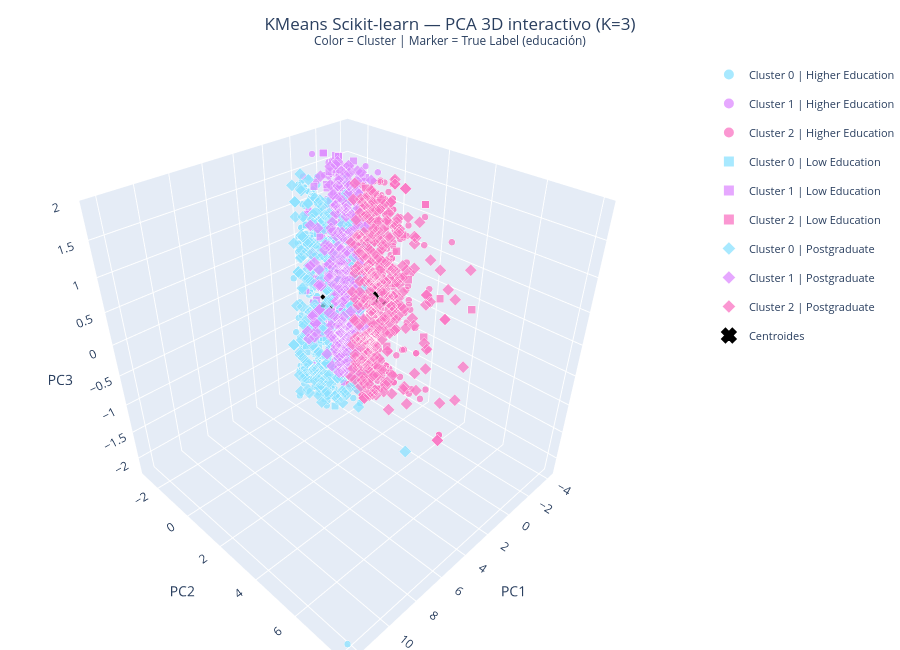

This figure's notebook cell:
### Markdown cell above
A continuación se muestra la visualización para 3D del modelo de `scikit-learn`:

### Code cell
fig = go.Figure()

for tl_name, symbol in plotly_symbols.items():
    tl_mask = true_label_names == tl_name
    for cluster_id in range(K_opt):
        cl_mask = labels_sk == cluster_id
        mask = tl_mask & cl_mask
        if mask.sum() == 0:
            continue
        fig.add_trace(go.Scatter3d(
            x=X_pca_3d[mask, 0],
            y=X_pca_3d[mask, 1],
            z=X_pca_3d[mask, 2],
            mode='markers',
            marker=dict(
                size=4,
                color=cluster_colors_plotly[cluster_id],
                symbol=symbol,
                opacity=0.75,
                line=dict(width=0.3, color='white')
            ),
            name=f'Cluster {cluster_id} | {tl_name}',
            legendgroup=f'{cluster_id}_{tl_name}'
        ))

# Centroides
centroids_sk_3d = pca_3d.transform(kmeans_sk.cluster_centers_)
fig.add_trace(go.Scatter3d(
    x=centroids_sk_3d[:, 0],
    y=centroids_sk_3d[:, 1],
    z=centroids_sk_3d[:, 2],
    mode='markers',
    marker=dict(size=5, color='black', symbol='x', line=dict(width=2, color='black')),
    name='Centroides'
))

fig.update_layout(
    title=dict(text=f'KMeans Scikit-learn — PCA 3D interactivo (K={K_opt})<br>'
                    '<sup>Color = Cluster | Marker = True Label (educación)</sup>',
               x=0.5),
    scene=dict(
        xaxis_title='PC1',
        yaxis_title='PC2',
        zaxis_title='PC3'
    ),
    legend=dict(itemsizing='constant', font=dict(size=11)),
    margin=dict(l=0, r=0, b=0, t=60),
    height=650
)

fig.show()

### Figure 1 — Plotly figure (JSON) as saved in the notebook; plotly's stock layout.template omitted (floating-point values rounded to 4 significant figures; data arrays with more than 128 entries replaced by an {"elided": "..."} marker saying what was removed)
{"data": [{"legendgroup": "0_Higher Education", "marker": {"color": "#8ce2ff", "line": {"color": "white", "width": 0.3}, "opacity": 0.75, "size": 4, "symbol": "circle"}, "mode": "markers", "name": "Cluster 0 | Higher Education", "type": "scatter3d", "x": {"elided": "363 float values"}, "y": {"elided": "363 float values"}, "z": {"elided": "363 float values"}}, {"legendgroup": "1_Higher Education", "marker": {"color": "#de8cff", "line": {"color": "white", "width": 0.3}, "opacity": 0.75, "size": 4, "symbol": "circle"}, "mode": "markers", "name": "Cluster 1 | Higher Education", "type": "scatter3d", "x": {"elided": "403 float values"}, "y": {"elided": "403 float values"}, "z": {"elided": "403 float values"}}, {"legendgroup": "2_Higher Education", "marker": {"color": "#fa75c3", "line": {"color": "white", "width": 0.3}, "opacity": 0.75, "size": 4, "symbol": "circle"}, "mode": "markers", "name": "Cluster 2 | Higher Education", "type": "scatter3d", "x": {"elided": "337 float values"}, "y": {"elided": "337 float values"}, "z": {"elided": "337 float values"}}, {"legendgroup": "0_Low Education", "marker": {"color": "#8ce2ff", "line": {"color": "white", "width": 0.3}, "opacity": 0.75, "size": 4, "symbol": "square"}, "mode": "markers", "name": "Cluster 0 | Low Education", "type": "scatter3d", "x": [1.535, 1.931, 1.132, 1.931, 1.825, 0.5257, 3.128, 1.765, 1.782, 2.216, 1.823, 1.449, 0.534, 1.767, 2.031, 1.496, 2.831, 1.889, 2.684, 0.6979, 2.117, 2.058, 2.058, 1.511, 1.887, 1.801, 1.683, 2.446, 1.268, 1.327, 1.341, 2.12, 1.02, 0.6961, 1.465, 1.765, 0.8086, 1.782, 0.7003, 2.341, 0.8086, 1.21, 3.102, 2.598, 0.7187, 2.084, 2.233, 2.454, 1.748, 2.831], "y": [-0.2061, 0.4763, -0.04687, 0.4763, 0.5865, 0.3827, 0.2234, -1.079, 0.2272, 0.07908, 0.1331, -1.121, 0.5561, 0.8325, -0.018, -1.427, 0.4859, -1.433, -0.7162, -0.1387, -0.5805, -0.1453, -0.1453, -1.313, -1.179, 0.2979, 0.2062, 0.5063, -0.4373, 0.0867, -0.8941, -0.3147, 0.03098, 0.5303, -0.3632, -1.079, -0.6188, 0.2272, 0.4218, 0.2566, -0.6188, -0.7938, -0.2954, 0.02484, 0.2001, -1.188, 0.6668, 0.8072, -0.4716, 0.4859], "z": [-1.044, -0.1867, 1.292, -0.1867, -1.648, -0.1508, -0.205, 1.052, 0.1752, -1.05, -1.669, -0.662, -1.16, 0.03721, -1.624, -0.72, -0.4071, -1.479, 0.1604, -0.6323, 0.5666, -0.2607, -0.2607, 0.8001, -1.619, -0.2283, 1.203, 0.7964, 1.438, -0.4073, -1.015, 1.525, 0.002956, -0.6413, -0.5322, 1.052, -0.7309, 0.1752, -0.3836, 1.361, -0.7309, 1.238, -0.6602, -0.5754, 0.2478, -1.502, -1.714, 0.4575, 0.9994, -0.4071]}, {"legendgroup": "1_Low Education", "marker": {"color": "#de8cff", "line": {"color": "white", "width": 0.3}, "opacity": 0.75, "size": 4, "symbol": "square"}, "mode": "markers", "name": "Cluster 1 | Low Education", "type": "scatter3d", "x": {"elided": "150 float values"}, "y": {"elided": "150 float values"}, "z": {"elided": "150 float values"}}, {"legendgroup": "2_Low Education", "marker": {"color": "#fa75c3", "line": {"color": "white", "width": 0.3}, "opacity": 0.75, "size": 4, "symbol": "square"}, "mode": "markers", "name": "Cluster 2 | Low Education", "type": "scatter3d", "x": [-0.8204, -1.63, -2.853, -0.5895, -1.88, -2.853, -1.84, -1.701, -0.5156, -0.4727, -0.113, -1.432, 0.09628, -2.053, 0.09628, -1.173, -1.667, -0.328, -0.6198, -0.01342, -1.158, -0.9814, 0.5787, 0.6671, -0.5332, -2.323, 0.5403, 0.3315, -1.303, 0.3922, 0.02869, -1.145, -1.237, -1.412, 0.1738, -1.972, -0.2583, -1.471, -0.5185, 0.1718, -1.482, 0.3315, -1.173, -0.01456, -1.706, -0.7512], "y": [0.2326, 0.1539, 1.989, 0.1154, -0.1294, 1.989, 1.309, 4.974, 0.1698, 0.2233, 0.701, 0.5196, 0.9672, 0.3305, 0.9672, 0.5945, 0.1528, 0.389, 3.493, 0.7123, 0.303, 0.7689, 1.492, 2.531, 0.4663, 1.293, 0.7124, 0.6761, 0.2632, 1.816, 0.1869, 0.7871, 1.64, 0.6829, 0.6111, 0.1923, 0.9959, 2.143, 0.9196, 0.6778, 3.669, 0.6761, 0.5945, 1.304, 1.372, 1.62], "z": [0.7865, 1.284, 1.352, -0.7736, -1.565, 1.352, 1.004, 0.3022, 1.285, 1.011, 0.01765, 1.327, -1.382, -1.367, -1.382, 0.8859, -0.5261, -0.6385, -0.266, -0.7452, 0.2551, -0.9517, 0.0005076, -0.2042, 1.588, 0.858, -1.542, -0.3724, 1.22, -1.395, -1.282, 1.369, 0.749, 0.3928, -0.3811, 1.157, 1.189, 0.355, -1.015, 0.5916, 0.2849, -0.3724, 0.8859, 1.171, 0.1582, -0.7821]}, {"legendgroup": "0_Postgraduate", "marker": {"color": "#8ce2ff", "line": {"color": "white", "width": 0.3}, "opacity": 0.75, "size": 4, "symbol": "diamond"}, "mode": "markers", "name": "Cluster 0 | Postgraduate", "type": "scatter3d", "x": {"elided": "272 float values"}, "y": {"elided": "272 float values"}, "z": {"elided": "272 float values"}}, {"legendgroup": "1_Postgraduate", "marker": {"color": "#de8cff", "line": {"color": "white", "width": 0.3}, "opacity": 0.75, "size": 4, "symbol": "diamond"}, "mode": "markers", "name": "Cluster 1 | Postgraduate", "type": "scatter3d", "x": {"elided": "246 float values"}, "y": {"elided": "246 float values"}, "z": {"elided": "246 float values"}}, {"legendgroup": "2_Postgraduate", "marker": {"color": "#fa75c3", "line": {"color": "white", "width": 0.3}, "opacity": 0.75, "size": 4, "symbol": "diamond"}, "mode": "markers", "name": "Cluster 2 | Postgraduate", "type": "scatter3d", "x": {"elided": "312 float values"}, "y": {"elided": "312 float values"}, "z": {"elided": "312 float values"}}, {"marker": {"color": "black", "line": {"color": "black", "width": 2}, "size": 5, "symbol": "x"}, "mode": "markers", "name": "Centroides", "type": "scatter3d", "x": [1.799, -0.7941, -0.8599], "y": [0.02343, -0.953, 1.072], "z": [0.006507, 0.03207, -0.04328]}], "layout": {"height": 650, "legend": {"font": {"size": 11}, "itemsizing": "constant"}, "margin": {"b": 0, "l": 0, "r": 0, "t": 60}, "scene": {"xaxis": {"title": {"text": "PC1"}}, "yaxis": {"title": {"text": "PC2"}}, "zaxis": {"title": {"text": "PC3"}}}, "title": {"text": "KMeans Scikit-learn — PCA 3D interactivo (K=3)<br><sup>Color = Cluster | Marker = True Label (educación)</sup>", "x": 0.5}}}
